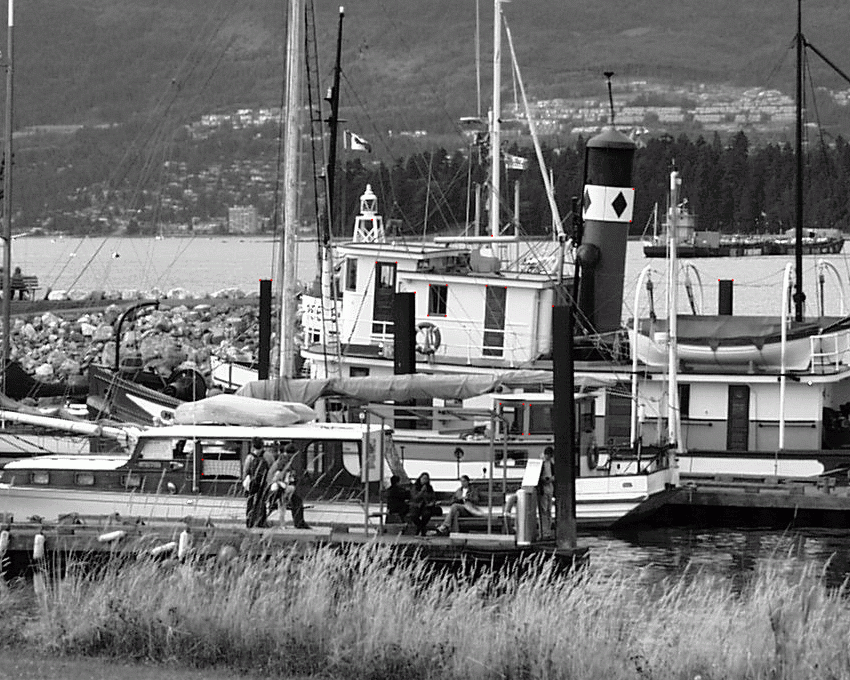
#> input picture lab5/boat1.png, 850 x 680 px
$ jupyter execute Lab5.ipynb
#> lines starting #> are read from the running program, lines starting #| are printed output that depends on the picture
[cell 1]
import os
import numpy as np
import matplotlib.pyplot as plt
import math
import cv2

[cell 2]
img1 = cv2.imread('boat1.png')
#> img1 is the input picture: shape (680, 850, 3); mean B, G, R 114.6, 114.5, 114.6
img2 = cv2.imread('boat2.png')
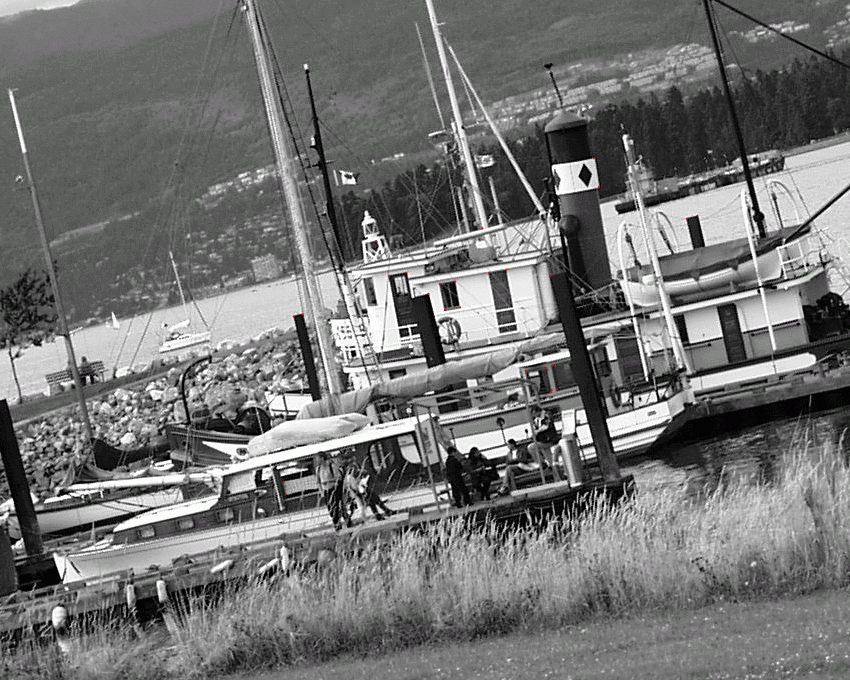
#> input picture lab5/boat2.png, 850 x 680 px
#> img2 is the input picture: shape (680, 850, 3); mean B, G, R 115.4, 115.6, 115.4
plt.figure(figsize=(10, 5))
plt.subplot(1, 2, 1)
plt.imshow(cv2.cvtColor(img1, cv2.COLOR_BGR2RGB))
plt.axis('off')
plt.title('Riginal Image')
plt.subplot(1, 2, 2)
plt.imshow(cv2.cvtColor(img2, cv2.COLOR_BGR2RGB))
plt.title('titled image')
plt.axis('off')
plt.show()
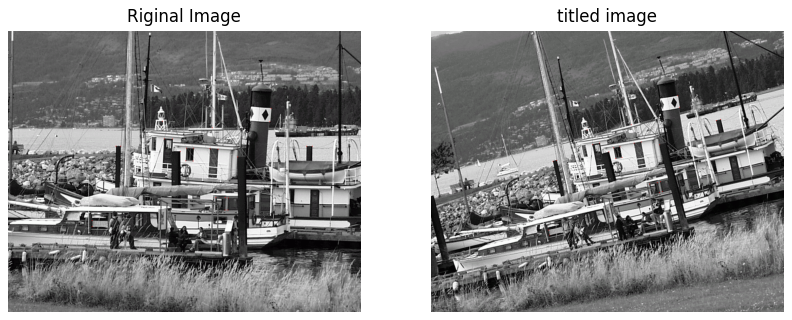
#> figure drawn by matplotlib, 2 panels


# Step 3: Convert images to grayscale
imgGray_1 = cv2.cvtColor(img1, cv2.COLOR_BGR2GRAY)
imgGray_2 = cv2.cvtColor(img2, cv2.COLOR_BGR2GRAY)

Here we now use the SIFT detect the keypoints .Instead of using Surf as OpenCv doesnt have this library we use SIFT(scal-invariant Feature transform). example pick from the opencv library :https://docs.opencv.org/4.x/da/df5/tutorial_py_sift_intro.html

[cell 3]
sift = cv2.SIFT_create() #instead of using Surf as OpenCv doesnt have this library we use SIFT(scal-invariant Feature transform)
kp1, des1 = sift.detectAndCompute(imgGray_1, None) # these lines create a list of keypoints(kp) and des is a numoy array , Each row in des1 is a descriptor vector corresponding to a keypoint in kp1
#> kp1 = 8884 keypoints; strongest (x, y, size): (485, 470, 2.5), (316, 337, 4.1), (618, 466, 2.4), (553, 499, 2.2)
kp2, des2 = sift.detectAndCompute(imgGray_2, None)#
#> kp2 = 8480 keypoints; strongest (x, y, size): (552, 204, 2.5), (640, 399, 1.9), (647, 379, 2.1), (415, 325, 2)

# Step 5: Show detected features
img1_with_kp = cv2.drawKeypoints(imgGray_1, kp1, None, flags=cv2.DRAW_MATCHES_FLAGS_DRAW_RICH_KEYPOINTS) # insert those keypoints in the drawings
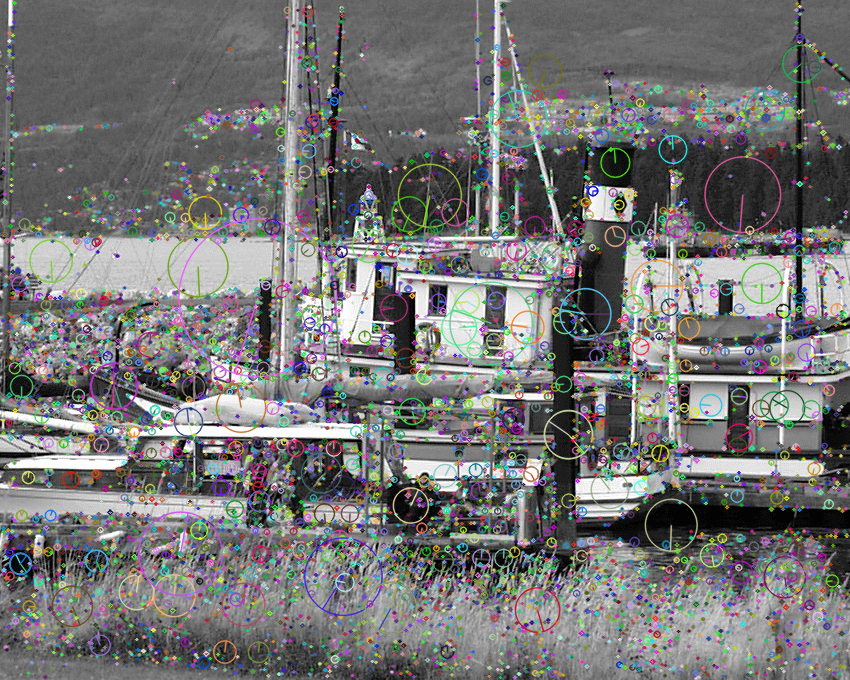
#> img1_with_kp: shape (680, 850, 3); mean of channels 0, 1, 2 116, 116.4, 116.4; drawn as B, G, R
img2_with_kp = cv2.drawKeypoints(imgGray_2, kp2, None, flags=cv2.DRAW_MATCHES_FLAGS_DRAW_RICH_KEYPOINTS)
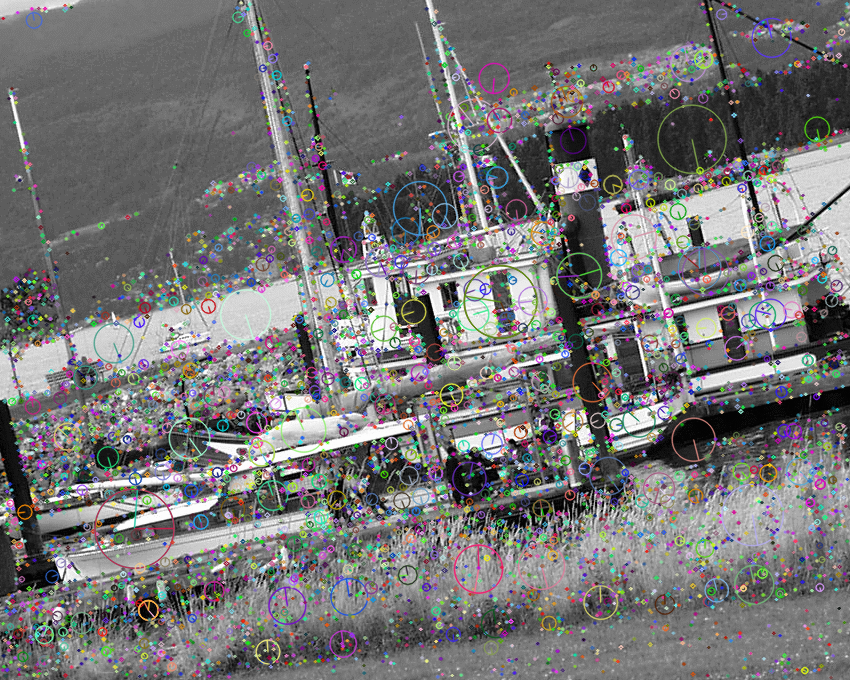
#> img2_with_kp: shape (680, 850, 3); mean of channels 0, 1, 2 116.8, 116.4, 116.8; drawn as B, G, R

plt.figure(figsize=(10, 5))
plt.subplot(1, 2, 1)
plt.imshow(img1_with_kp)
plt.title('Original with SIFT features')
plt.axis('off')
plt.subplot(1, 2, 2)
plt.imshow(img2_with_kp)
plt.title('titled image with SIFT features')
plt.axis('off')
plt.show()

Now with the Sift features, we will use Brute-Force matcher is simple. It takes the descriptor of one feature in first set and is matched with all other features in second set using some distance calculation. And the closest one is returned. In order to have lines of matches as shown on this link :https://docs.opencv.org/3.4/dc/dc3/tutorial_py_matcher.html

[cell 4]
bf = cv2.BFMatcher()
matches = bf.match(des1, des2)
#> matches = 8884 matches
matches = sorted(matches, key=lambda x: x.distance)

# Step 7: Show matched features
match_img = cv2.drawMatches(imgGray_1, kp1, imgGray_2, kp2, matches[:10], None, flags=cv2.DrawMatchesFlags_NOT_DRAW_SINGLE_POINTS)
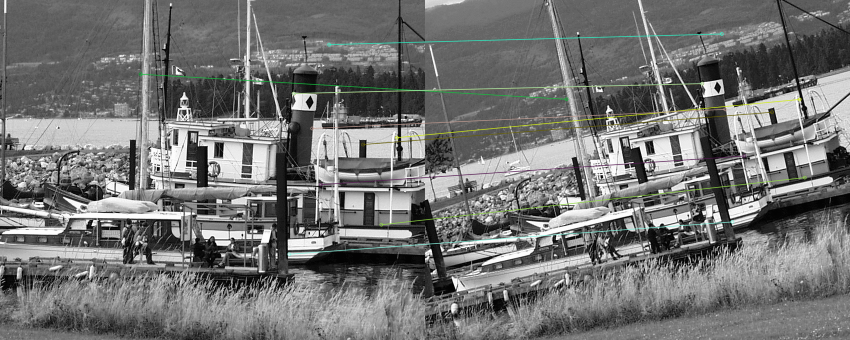
#> match_img: shape (680, 1700, 3) (shown at 1/2 size); mean of channels 0, 1, 2 115, 115.7, 115.2; drawn as B, G, R
plt.figure(figsize=(10, 5))
plt.imshow(match_img)
plt.title('Top 10 matched features')

plt.show()

[cell 5]
k = 0  # Index of matched feature to plot
plt.figure(figsize=(10, 5))
plt.plot(des1[matches[k].queryIdx], 'b')# is an index into one set of keypoints 1
plt.plot(des2[matches[k].trainIdx], 'r') #s an index into the set of keypoints 2
plt.title('Matched feature descriptors')
plt.legend(['Original Image', 'Titled image'])
plt.axis('off')
plt.show()
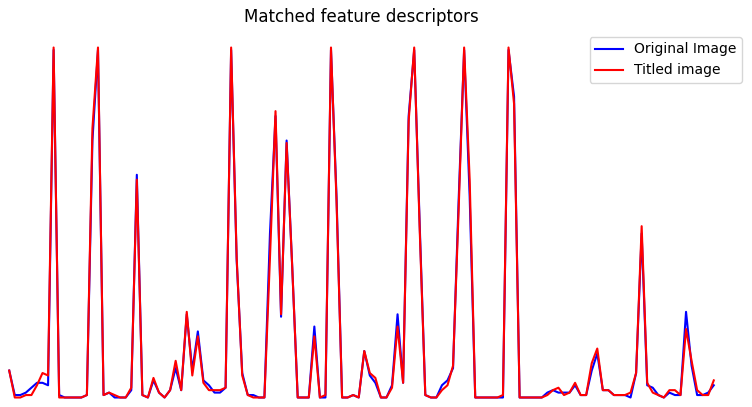
#> figure drawn by matplotlib, 1 panel
